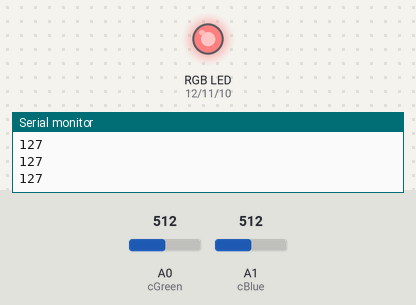
This sketch was run on a simulated Arduino Uno, built with avr-gcc and run on an emulated ATmega328P. On the bench: an RGB LED mixed from three pins (HIGH = lit), the last lines printed to the serial monitor. The test bench sets the inputs (shaded band); at power-on: A0 (cGreen) = 512, A1 (cBlue) = 512.

Above: at 1.2 s.
1.3 s: A0 (cGreen) set to 716
At 1.8 s:
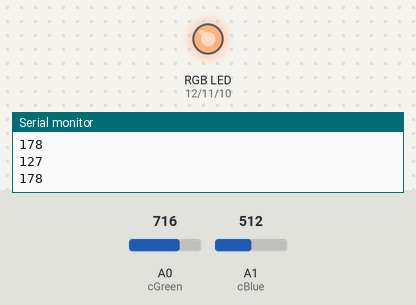
2.8 s: A1 (cBlue) set to 716
At 4.0 s:
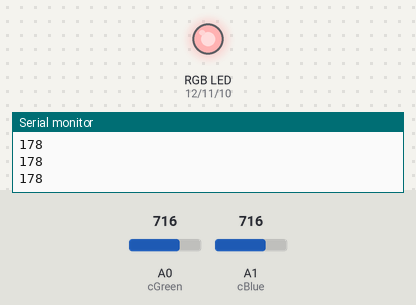
4.3 s: A0 (cGreen) set to 900
At 5.1 s:
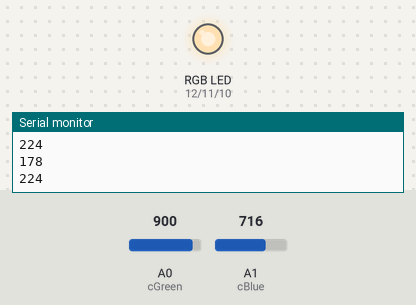
5.8 s: A1 (cBlue) set to 1023
At 6.5 s:
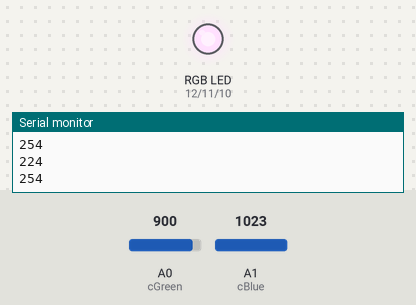
7.3 s: A0 (cGreen) set to 306
At 8.5 s:
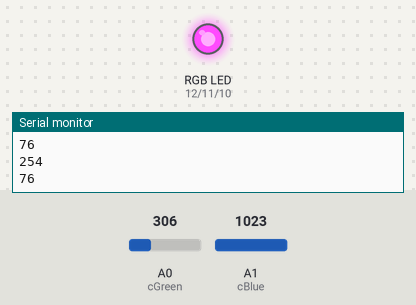
8.8 s: A1 (cBlue) set to 122
At 9.7 s:
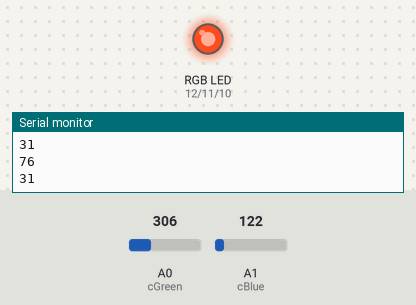
Timing chart, 0 to 11.3 s (numbered marks = the images above; inputs shaded):
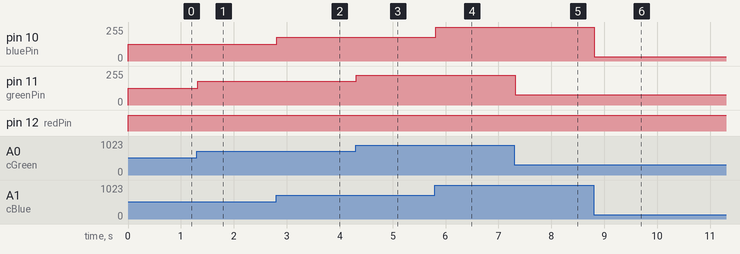

Measured:
- after the input at 1.3 s, pin 11 (greenPin): 127/255 → 178/255 at once
- after the input at 2.8 s, pin 10 (bluePin): 127/255 → 178/255 at once
- after the input at 4.3 s, pin 11 (greenPin): 178/255 → 224/255 at once
- after the input at 5.8 s, pin 10 (bluePin): 178/255 → 254/255 at once
- after the input at 7.3 s, pin 11 (greenPin): 224/255 → 76/255 at once
- after the input at 8.8 s, pin 10 (bluePin): 254/255 → 31/255 at once

The sketch:

Love_Light.ino
```cpp
const int redPin = 12;
const int greenPin = 11;
const int bluePin = 10;

int vRed = 225;//red value = constant number 225
// pink color for love (225, 142, 192)/(225, 199, 212)/blue(199, 204, 225)
int cGreen = A0;
int cBlue = A1;
int readGreen = 0;
int readBlue = 0;
int vGreen = 0;
int vBlue = 0;

void setup() {
  // put your setup code here, to run once:
  pinMode(cGreen, INPUT);
  pinMode(cBlue, INPUT);

  pinMode(redPin, OUTPUT);
  pinMode(greenPin, OUTPUT);
  pinMode(bluePin, OUTPUT);
  Serial.begin(9600);
}

void loop() {
  // put your main code here, to run repeatedly:
  readGreen = analogRead(cGreen);
  vGreen = map(readGreen,1,1024,1,255);//map the range of value from 1-1024 to 1-255;https://www.youtube.com/watch?v=RBYVUTIU4FE
  readBlue = analogRead(cBlue);
  vBlue = map(readBlue,1,1024,1,255);//the led and the potentiometer read different range of values

  // Serial.println(vRed);
  Serial.println(vGreen);
  Serial.println(vBlue);

  analogWrite(redPin,vRed);
  analogWrite(greenPin,vGreen);
  analogWrite(bluePin,vBlue);

  if(vGreen > 1 && vGreen < 25 && vBlue > 20 && vBlue < 90){
    Serial.println("You are my destiny!💌");
  }
}
```
